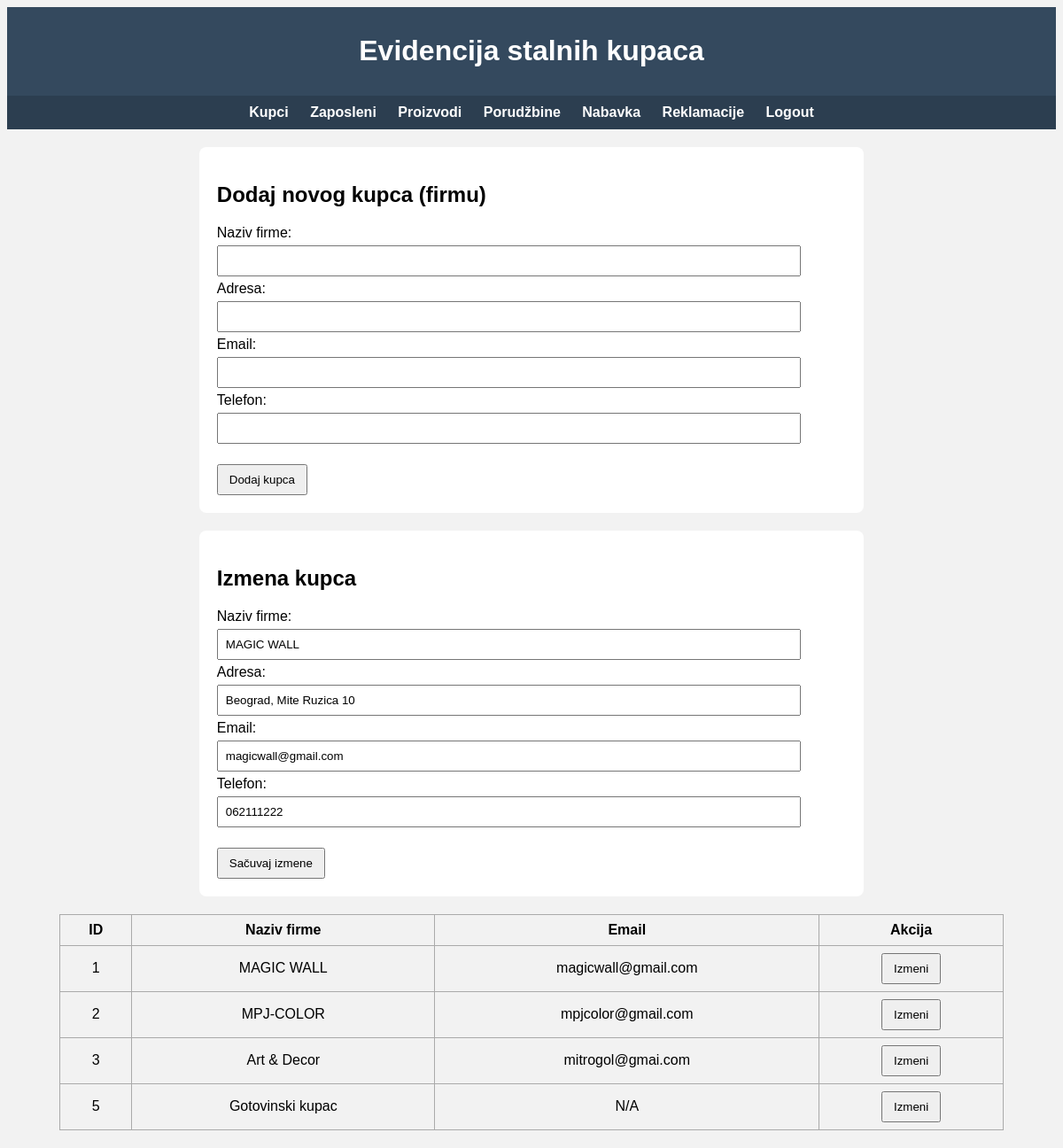
Screenshot of /kupac.php?edit=1 (signed in) with the database file from the repository.
### tables this page shows
CREATE TABLE `kupac` (
  `id_kupca` int(11) NOT NULL,
  `naziv_firme` varchar(100) NOT NULL,
  `telefon` varchar(30) DEFAULT NULL,
  `email` varchar(100) DEFAULT NULL,
  `adresa` varchar(255) DEFAULT NULL
);

### kupac.php (the view, shortened to what this page needs)
<?php
require_once('konekcija.php');
$edit_kupac = null;
if (isset($_GET['edit'])) {
    $id = $_GET['edit'];
    $result = mysqli_query($db, "SELECT * FROM kupac WHERE id_kupca=$id");
    $edit_kupac = mysqli_fetch_assoc($result);
}
?>
<!DOCTYPE html>
<html lang="sr">
<head>
</head>
<body>
<header>
    <h1>Evidencija stalnih kupaca</h1>
</header>
<nav>
<?php if (isset($_SESSION['id_zaposlenog'])): ?>
    <a href="kupac.php">Kupci</a>
    <a href="zaposleni.php">Zaposleni</a>
    <a href="proizvod.php">Proizvodi</a>
    <a href="porudzbina.php">Porudžbine</a>
    <a href="nabavka.php">Nabavka</a>
    <a href="reklamacija.php">Reklamacije</a>
    <a href="logout.php">Logout</a>
<?php else: ?>
    <a href="login.php">Login</a>
<?php endif; ?>
</nav>
<div class="box">
    <h2>Dodaj novog kupca (firmu)</h2>
    <form method="post">
        Naziv firme:<br>
        <input type="text" name="naziv_firme" required><br>
        Adresa:<br>
        <input type="text" name="adresa"><br>
        Email:<br>
        <input type="email" name="email"><br>
        Telefon:<br>
        <input type="text" name="telefon"><br><br>
        <button type="submit" name="create">Dodaj kupca</button>
    </form>
</div>
<?php if ($edit_kupac): ?>
<div class="box">
    <h2>Izmena kupca</h2>
    <form method="post">
        Naziv firme:<br>
        <input type="text" name="naziv_firme" value="<?= $edit_kupac['naziv_firme'] ?>"><br>
        Adresa:<br>
        <input type="text" name="adresa" value="<?= $edit_kupac['adresa'] ?>"><br>
        Email:<br>
        <input type="email" name="email" value="<?= $edit_kupac['email'] ?>"><br>
        Telefon:<br>
        <input type="text" name="telefon" value="<?= $edit_kupac['telefon'] ?>"><br><br>
        <button type="submit" name="update">Sačuvaj izmene</button>
    </form>
</div>
<?php endif; ?>
<?php
$result = mysqli_query($db, "SELECT * FROM kupac");
if ($result && mysqli_num_rows($result) > 0) {
    echo "<table>";
    echo "<tr><th>ID</th><th>Naziv firme</th><th>Email</th><th>Akcija</th></tr>";
    while ($row = mysqli_fetch_assoc($result)) {
        echo "<tr>
                <td>{$row['id_kupca']}</td>
                <td>{$row['naziv_firme']}</td>
                <td>{$row['email']}</td>
                <td>
                    <form method='get' action='kupac.php' style='display:inline;'>
                    <input type='hidden' name='edit' value='{$row['id_kupca']}'>
                    <button type='submit'>Izmeni</button>
                    </form>
                </td>
              </tr>";
    }
    echo "</table>";
}
?>
</body>
</html>

### kupac.php (style rules this page uses)
body { font-family: Arial; background:#f2f2f2; }
header, nav { text-align:center; color:white; padding:10px; }
header { background:#34495e; }
nav { background:#2c3e50; }
nav a { color:white; margin:0 10px; text-decoration:none; font-weight:bold; }
.box { background:white; width:60%; margin:20px auto; padding:20px; border-radius:8px; }
input { width:90%; padding:8px; margin:5px 0; }
button { padding:8px 12px; cursor:pointer; }
table { width:90%; margin:20px auto; border-collapse:collapse; }
th, td { border:1px solid #aaa; padding:8px; text-align:center; }

### rows the page displays
kupac: naziv_firme "MAGIC WALL", adresa "Beograd, Mite Ruzica 10", email "magicwall@gmail.com", telefon "062111222", id_kupca "1"
kupac: id_kupca "2", naziv_firme "MPJ-COLOR", email "mpjcolor@gmail.com"
kupac: id_kupca "3", naziv_firme "Art & Decor", email "mitrogol@gmai.com"
kupac: id_kupca "5", naziv_firme "Gotovinski kupac", email "N/A"
